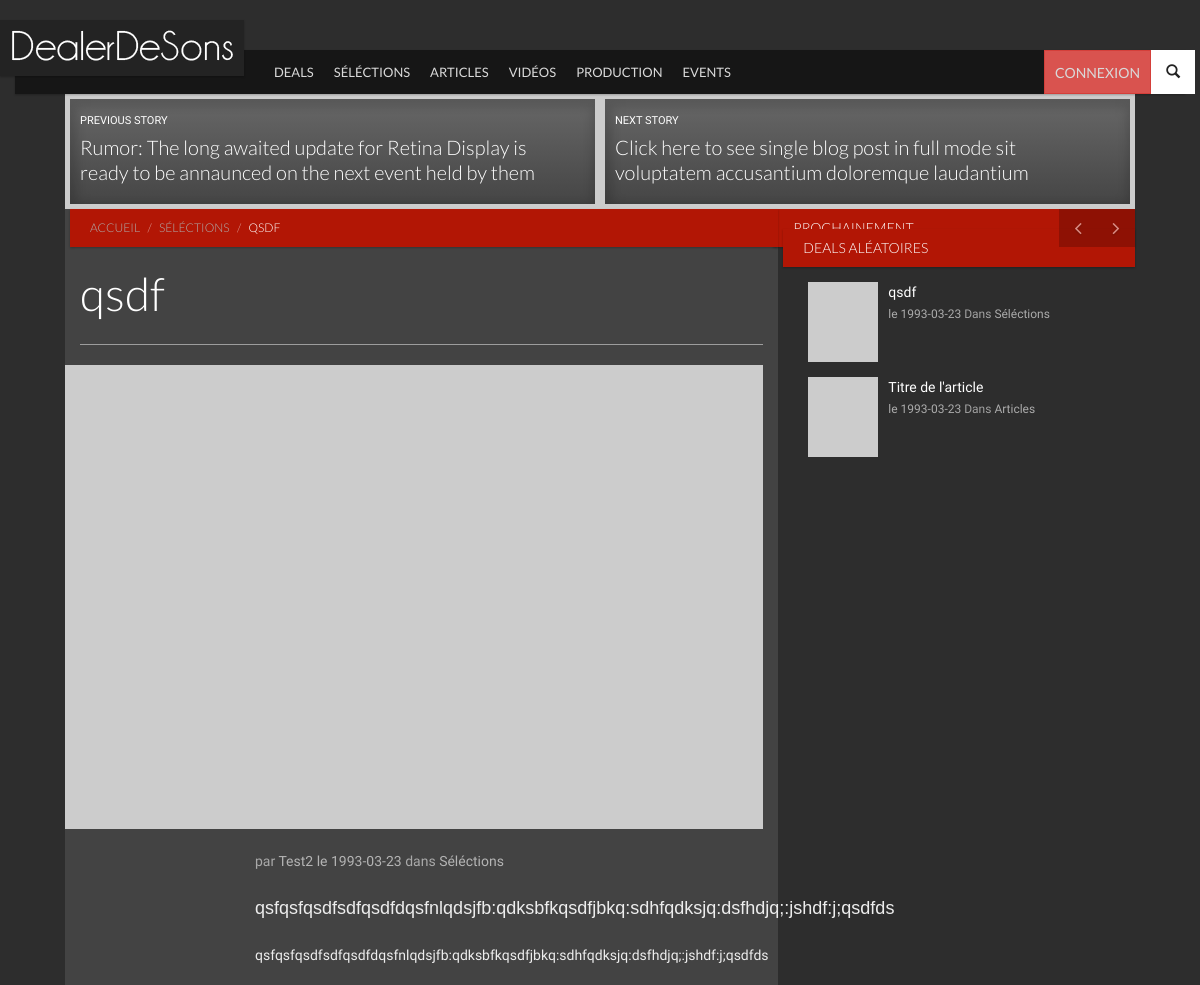
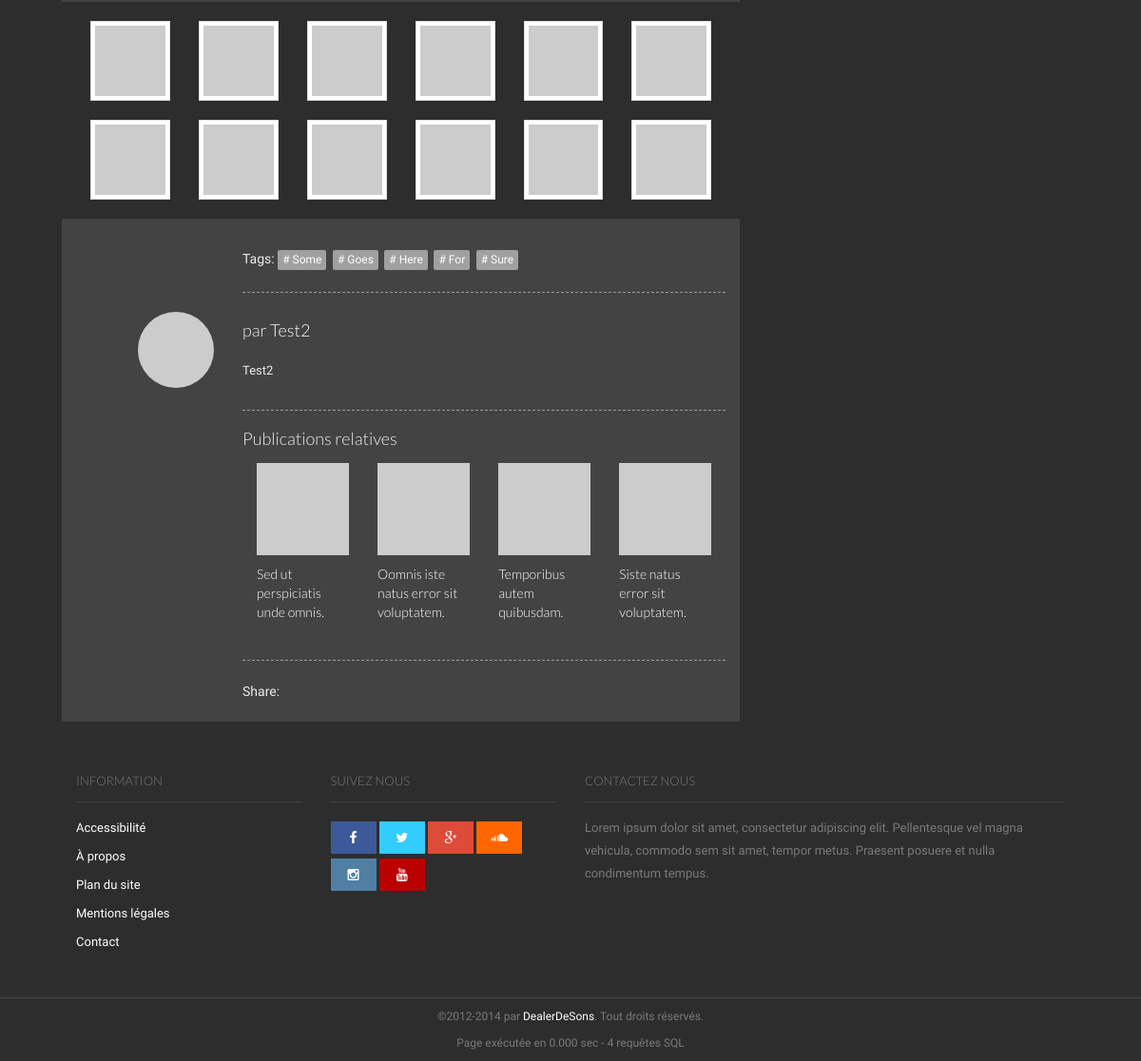
Screenshot of /articles-25.html with the database file from the repository (2 pictures, top to bottom).
### tables this page shows
CREATE TABLE `categories` (
`id_cat` int(11) NOT NULL,
  `nom_cat` varchar(255) NOT NULL,
  `menu` bit(1) NOT NULL,
  `ordre` int(2) NOT NULL
);

CREATE TABLE `articles` (
`id_article` int(1) NOT NULL,
  `titre` varchar(255) NOT NULL,
  `introduction` text NOT NULL,
  `contenu` text NOT NULL,
  `statut` tinyint(1) DEFAULT NULL,
  `en_avant` tinyint(1) NOT NULL,
  `date` date NOT NULL,
  `note` int(11) NOT NULL,
  `nbr_notes` int(11) NOT NULL,
  `id_user` int(11) NOT NULL,
  `id_cat` int(11) NOT NULL
);

CREATE TABLE `utilisateurs` (
`id_user` int(11) unsigned NOT NULL,
  `nom_user` varchar(32) NOT NULL,
  `password` char(40) NOT NULL,
  `email` varchar(128) NOT NULL,
  `role` int(1) NOT NULL DEFAULT '1',
  `hash_validation` char(32) NOT NULL,
  `date_inscription` datetime NOT NULL,
  `avatar` varchar(128) NOT NULL DEFAULT '',
  `bio` text NOT NULL,
  `facebook` varchar(255) NOT NULL,
  `twitter` varchar(255) NOT NULL,
  `instagram` varchar(255) NOT NULL,
  `vimeo` varchar(255) NOT NULL,
  `tumblr` varchar(255) NOT NULL,
  `linkedin` varchar(255) NOT NULL,
  `soundcloud` varchar(255) NOT NULL,
  `youtube` varchar(255) NOT NULL
);

### pages/vues/article.php (the view, shortened to what the rows shown need)
			<div class="section section-no-margin-bottom row entries bg-primary">
				<article class="entry style-grid style-hero hero-nav type-post col-xs-6 col-sm-6">
					<a href="single.html">
						<header class="entry-header">
							<p class="small">Previous Story</p>
							<h3 class="entry-title">Rumor: The long awaited update for Retina Display is ready to be annaunced on the next event held by them</h3>
						</header>
						<figure class="entry-thumbnail">
							<div class="overlay overlay-primary"></div>
							<img src="../img/placeholder.gif" data-src="http://placehold.it/480x280" data-src-retina="http://placehold.it/720x420" width="480" height="280" alt="">
						</figure>
					</a>
				</article>
				<article class="entry style-grid style-hero hero-nav type-post col-xs-6 col-sm-6">
					<a href="single-full.html">
						<header class="entry-header">
							<p class="small">Next Story</p>
							<h3 class="entry-title">Click here to see single blog post in full mode sit voluptatem accusantium doloremque laudantium</h3>
						</header>
						<figure class="entry-thumbnail">
							<div class="overlay overlay-primary"></div>
							<img src="../img/placeholder.gif" data-src="http://placehold.it/480x280" data-src-retina="http://placehold.it/720x420" width="480" height="280" alt="">
						</figure>
					</a>
				</article>
			</div>
			<div id="content" class="content section row">
				<div class="col-md-8 bg-base col-lg-8 col-xl-9">
					<div class="ribbon ribbon-highlight">
						<ol class="breadcrumb ribbon-inner">
							<li><a href="index.html">Accueil</a></li>
							<li><a href="index.php?page=categories&amp;id=<?php echo $data['id_cat']; ?>"><?php echo $data['nom_cat']; ?></a></li>
							<li class="active" title="<?php echo $data['titre']; ?>"><?php echo $data['titre']; ?></li>
						</ol>
					</div>
					<header class="page-header">
						<h2 class="page-title">
							<?php echo $data['titre']; ?>
						</h2>
					</header>
					<article class="entry style-single type-post">
						<figure class="entry-thumbnail">
							<img src="../img/placeholder.gif" data-src="http://placehold.it/680x452" data-src-retina="http://placehold.it/1024x680" width="680" height="452" alt="">
						</figure>
						<div class="entry-meta indented">
							<span class="author">par <a href="index.php?page=utilisateurs&amp;id=<?php echo $data['id_user']; ?>"><?php echo $data['nom_user']; ?></a></span>
							<span class="entry-date"><a href="blog.html">le <time datetime="<?php echo $data['date']; ?>"><?php echo $data['date']; ?></time></a></span>
							<span class="category">dans <a href="index.php?page=categories&amp;id=<?php echo $data['id_cat']; ?>"><?php echo $data['nom_cat']; ?></a></span>
						</div>
						<div class="entry-content indented">
							<p class="lead">
								<?php echo $data['introduction']; ?>
							</p>
							<p>
								<?php echo $data['contenu']; ?>
							</p>
							<div class="gallery bg-page flushed-left">
								<div class="row">
									<div class="col-xs-3 col-sm-2">
										<a href="http://placehold.it/460x460" title="Image 1" class="thumbnail" data-rel="prettyPhoto[gallery]">
											<img src="../img/placeholder.gif" data-src="http://placehold.it/80x80" data-src-retina="http://placehold.it/160x160" width="80" height="80" alt="">
										</a>
									</div>
									<div class="col-xs-3 col-sm-2">
										<a href="http://placehold.it/460x460" title="Image 2" class="thumbnail" data-rel="prettyPhoto[gallery]">
											<img src="../img/placeholder.gif" data-src="http://placehold.it/80x80" data-src-retina="http://placehold.it/160x160" width="80" height="80" alt="">
										</a>
									</div>
									<div class="col-xs-3 col-sm-2">
										<a href="http://placehold.it/460x460" title="Image 3" class="thumbnail" data-rel="prettyPhoto[gallery]">
											<img src="../img/placeholder.gif" data-src="http://placehold.it/80x80" data-src-retina="http://placehold.it/160x160" width="80" height="80" alt="">
										</a>
									</div>
									<div class="col-xs-3 col-sm-2">
										<a href="http://placehold.it/460x460" title="Image 4" class="thumbnail" data-rel="prettyPhoto[gallery]">
											<img src="../img/placeholder.gif" data-src="http://placehold.it/80x80" data-src-retina="http://placehold.it/160x160" width="80" height="80" alt="">
										</a>
									</div>
									<div class="col-xs-3 col-sm-2">
										<a href="http://placehold.it/460x460" title="Image 5" class="thumbnail" data-rel="prettyPhoto[gallery]">
											<img src="../img/placeholder.gif" data-src="http://placehold.it/80x80" data-src-retina="http://placehold.it/160x160" width="80" height="80" alt="">
										</a>
									</div>
									<div class="col-xs-3 col-sm-2">
										<a href="http://placehold.it/460x460" title="Image 6" class="thumbnail" data-rel="prettyPhoto[gallery]">
											<img src="../img/placeholder.gif" data-src="http://placehold.it/80x80" data-src-retina="http://placehold.it/160x160" width="80" height="80" alt="">
										</a>
									</div>
									<div class="col-xs-3 col-sm-2">
										<a href="http://placehold.it/460x460" title="Image 7" class="thumbnail" data-rel="prettyPhoto[gallery]">
											<img src="../img/placeholder.gif" data-src="http://placehold.it/80x80" data-src-retina="http://placehold.it/160x160" width="80" height="80" alt="">
										</a>
									</div>
									<div class="col-xs-3 col-sm-2">
										<a href="http://placehold.it/460x460" title="Image 8" class="thumbnail" data-rel="prettyPhoto[gallery]">
											<img src="../img/placeholder.gif" data-src="http://placehold.it/80x80" data-src-retina="http://placehold.it/160x160" width="80" height="80" alt="">
										</a>
									</div>
									<div class="col-xs-3 col-sm-2">
										<a href="http://placehold.it/460x460" title="Image 9" class="thumbnail" data-rel="prettyPhoto[gallery]">
											<img src="../img/placeholder.gif" data-src="http://placehold.it/80x80" data-src-retina="http://placehold.it/160x160" width="80" height="80" alt="">
										</a>
									</div>
									<div class="col-xs-3 col-sm-2">
										<a href="http://placehold.it/460x460" title="Image 10" class="thumbnail" data-rel="prettyPhoto[gallery]">
											<img src="../img/placeholder.gif" data-src="http://placehold.it/80x80" data-src-retina="http://placehold.it/160x160" width="80" height="80" alt="">
										</a>
									</div>
									<div class="col-xs-3 col-sm-2">
										<a href="http://placehold.it/460x460" title="Image 10" class="thumbnail" data-rel="prettyPhoto[gallery]">
											<img src="../img/placeholder.gif" data-src="http://placehold.it/80x80" data-src-retina="http://placehold.it/160x160" width="80" height="80" alt="">
										</a>
									</div>
									<div class="col-xs-3 col-sm-2">
										<a href="http://placehold.it/460x460" title="Image 2" class="thumbnail" data-rel="prettyPhoto[gallery]">
											<img src="../img/placeholder.gif" data-src="http://placehold.it/80x80" data-src-retina="http://placehold.it/160x160" width="80" height="80" alt="">
										</a>
									</div>
								</div>
							</div>
						</div>
					</article>
					<div class="after-entry indented">
						<aside class="widget post-tags">
							<i class="icon-tags"></i> Tags:
							<a href="#"> Some</a>
							<a href="#"> Goes</a>
							<a href="#"> Here</a>
							<a href="#"> For</a>
							<a href="#"> Sure</a>
						</aside>
						<hr>
						<aside class="widget widget-author media">
							<figure class="entry-author-avatar media-object avatar pull-left">
								<img src="../img/placeholder.gif" data-src="http://placehold.it/230x230" data-src-retina="http://placehold.it/460x460" width="230" height="230" class="img-circle" alt="">
							</figure>
							<div class="media-body">
								<h4 class="entry-author-name">par <a href="index.php?page=utilisateurs&amp;id=<?php echo $data['id_user']; ?>"><?php echo $data['nom_user']; ?></a></h4>
								<p>
									<?php echo $data['nom_user']; ?>
								</p>
							</div>
						</aside>
						<hr>
						<aside class="widget">
							<h4 class="widget-title">Publications relatives</h4>
							<div class="entries row">
								<article class="entry type-post style-thumbnail col-xs-3 col-sm-3">
									<figure class="entry-thumbnail">
										<img src="../img/placeholder.gif" data-src="http://placehold.it/230x230" data-src-retina="http://placehold.it/460x460" width="230" height="230" alt="">
									</figure>
									<h3 class="entry-title"><a href="single.html">Sed ut perspiciatis unde omnis.</a> </h3>
								</article>
								<article class="entry type-post style-thumbnail col-xs-3 col-sm-3">
									<figure class="entry-thumbnail">
										<img src="../img/placeholder.gif" data-src="http://placehold.it/230x230" data-src-retina="http://placehold.it/460x460" width="230" height="230" alt="">
									</figure>
									<h3 class="entry-title"><a href="single.html">Oomnis iste natus error sit voluptatem.</a> </h3>
								</article>
								<article class="entry type-post style-thumbnail col-xs-3 col-sm-3">
									<figure class="entry-thumbnail">
										<img src="../img/placeholder.gif" data-src="http://placehold.it/230x230" data-src-retina="http://placehold.it/460x460" width="230" height="230" alt="">
									</figure>
									<h3 class="entry-title"><a href="single.html">Temporibus autem quibusdam.</a> </h3>
								</article>
								<article class="entry type-post style-thumbnail col-xs-3 col-sm-3">
									<figure class="entry-thumbnail">
										<img src="../img/placeholder.gif" data-src="http://placehold.it/230x230" data-src-retina="http://placehold.it/460x460" width="230" height="230" alt="">
									</figure>
									<h3 class="entry-title"><a href="single.html">Siste natus error sit voluptatem.</a> </h3>
								</article>
							</div>
						</aside>
						<hr>
						<aside class="widget">
							Share:
						</aside>
					</div>
				</div>
<?php
include('includes/sidebar.php');
?>
			</div>

### pages/vues/header.php (shortened to what the rows shown need)
<!DOCTYPE html>
 <html class="no-js">
	<head>
		<link rel="stylesheet" href="vendor/bootstrap/css/bootstrap.min.css">
		<link rel="stylesheet" href="vendor/font-awesome/css/font-awesome.min.css">
		<link rel="stylesheet" href="vendor/prettyPhoto/css/prettyPhoto.css">
		<link rel="stylesheet" href="css/base.css">
		<link rel="stylesheet" href="css/components.css">
		<link rel="stylesheet" href="css/style.css">
		<link rel="stylesheet" href="css/modifs.css">
	</head>
	<body>
		<nav id="header" class="header-navbar" role="navigation">
			<div class="header-navbar-inner container">
				<ul class="nav navbar-nav">
<?php
foreach($categories_menu as $data)
{
?>
					<li class="visible-md visible-lg"><a href="categories-<?php echo $data['id_cat']; ?>.html"><?php echo $data['nom_cat']; ?></a></li>
<?php
}
?>
				</ul>
			</div>
		</nav>
		<div id="main" class="container">

### pages/vues/includes/sidebar.php (shortened to what the rows shown need)
				<div class="sidebar col-md-4 col-lg-4 col-xl-3">
				<aside id="reviewCarousel" class="widget carousel slide">
						<h2 class="widget-title ribbon"><span>Prochainement</span></h2>
						<a class="left carousel-control" href="#reviewCarousel" data-slide="prev">
							<i class="fa fa-angle-left"></i>
						</a>
						<a class="right carousel-control" href="#reviewCarousel" data-slide="next">
							<i class="fa fa-angle-right"></i>
						</a>
					</aside>
				<aside class="widget">
						<h2 class="widget-title ribbon"><span>Deals Aléatoires</span></h2>
						<div class="entries row">
<?php
foreach($widget_aleatoire as $data)
{
?>
							<article class="type-post style-media-list media col-sm-6 col-md-12">
								<img src="http://placehold.it/80x80" data-src="http://placehold.it/80x80" data-src-retina="http://placehold.it/160x160" width="80" height="80" class="media-object pull-left" alt="" style="opacity: 1;">
								<div class="media-body">
									<h3 class="entry-title">
										<a href="articles-<?php echo $data['id_article'];?>.html" rel="bookmark"><?php echo $data['titre']; ?></a>
									</h3>
									<div class="entry-meta">
										<span class="entry-date"><a href="articles-<?php echo $data['id_article']; ?>.html">le <time datetime="<?php echo $data['date']; ?>"><?php echo $data['date']; ?></time></a></span>
										<span class="category">Dans <a href="categorie-<?php echo $data['id_cat']; ?>"><?php echo $data['nom_cat']; ?></a></span>
									</div>
								</div>
							</article>
<?php
}
?>
						</div>
					</aside>
				</div>
				</div>

### rows the page displays
categories: nom_cat "DEALS"
categories: nom_cat "SÉLÉCTIONS"
categories: nom_cat "ARTICLES"
categories: nom_cat "VIDÉOS"
categories: nom_cat "PRODUCTION"
categories: nom_cat "EVENTS"
articles: id_cat.nom_cat "SÉLÉCTIONS", titre "QSDF", titre "qsdf", id_user.nom_user "Test2", date "1993-03-23", id_cat.nom_cat "Séléctions", introduction "qsfqsfqsdfsdfqsdfdqsfnlqdsjfb:qdksbfkqsdfjbkq:sdhfqdksjq:dsfhdjq;:jshdf:j;qsdfds", contenu "qsfqsfqsdfsdfqsdfdqsfnlqdsjfb:qdksbfkqsdfjbkq:sdhfqdksjq:dsfhdjq;:jshdf:j;qsdfds"
articles: titre "Titre de l'article", date "1993-03-23", id_cat.nom_cat "Articles"

### other values shown
$query_count "4"
